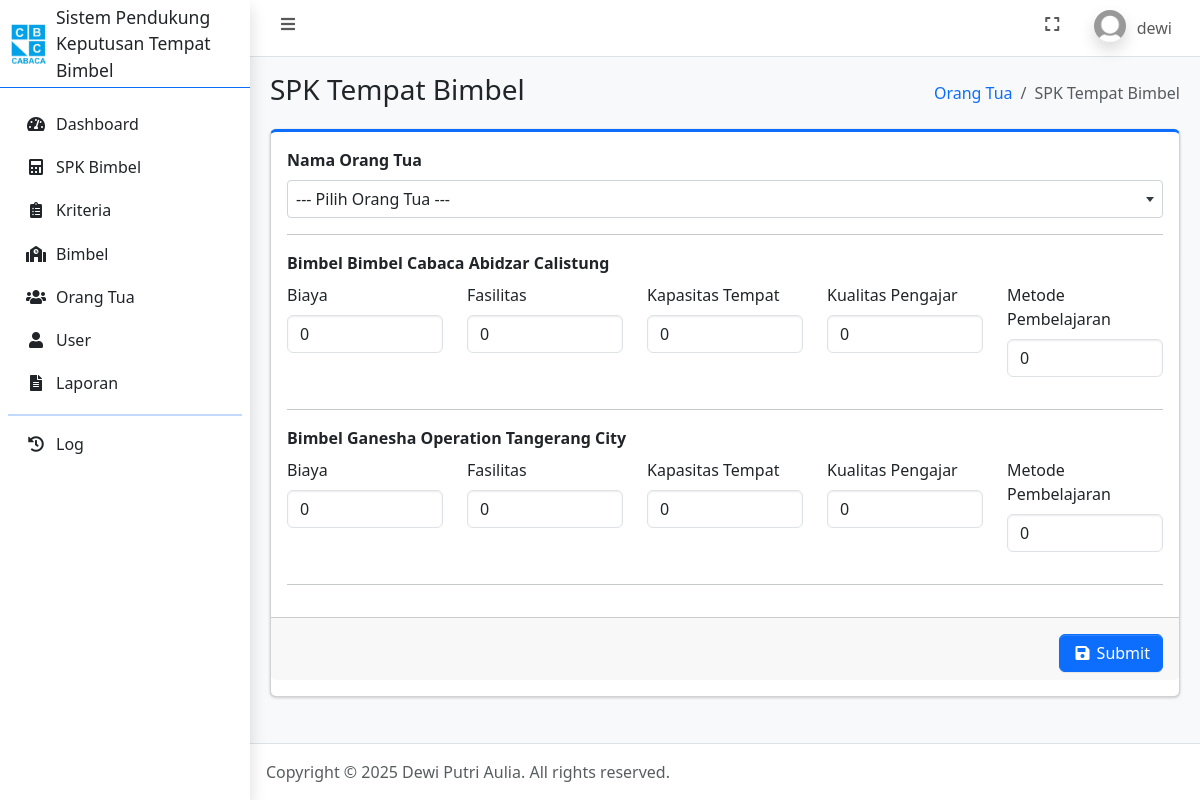
Screenshot of /tambah_spk.php (signed in) with the database file from the repository.
### tables this page shows
CREATE TABLE `user` (
  `id_user` int(11) NOT NULL,
  `username` varchar(100) NOT NULL,
  `password` varchar(255) NOT NULL,
  `jabatan` enum('admin','orangtua') NOT NULL,
  `nama` varchar(100) NOT NULL,
  `foto` text NOT NULL,
  `dibuat_pada` timestamp NOT NULL DEFAULT current_timestamp()
);

CREATE TABLE `bimbel` (
  `id_bimbel` int(11) NOT NULL,
  `nama_bimbel` varchar(100) NOT NULL,
  `alamat_bimbel` text NOT NULL,
  `dibuat_pada` timestamp NOT NULL DEFAULT current_timestamp()
);

CREATE TABLE `kriteria` (
  `id_kriteria` int(11) NOT NULL,
  `nama_kriteria` varchar(100) NOT NULL,
  `bobot` float NOT NULL,
  `atribut` enum('Benefit','Cost') NOT NULL,
  `dibuat_pada` datetime NOT NULL DEFAULT current_timestamp()
);

### connection.php (called while the page is built, shortened)
<?php
	$host = 'localhost';
	$user = 'root';
	$pass = '';
	$database = 'spk_bimbel_topsis';
	$conn = mysqli_connect($host, $user, $pass, $database);
    if (isset($_SESSION['id_user'])) {
    	$id_user = $_SESSION['id_user'];
		$dataUser = mysqli_fetch_assoc(mysqli_query($conn, "SELECT * FROM user WHERE id_user = $id_user"));
	}
?>

### tambah_spk.php (the view, shortened to what this page needs)
<?php
    require_once 'connection.php';
    $bimbel = mysqli_query($conn, "SELECT * FROM bimbel ORDER BY nama_bimbel ASC");
    $kriteria = mysqli_query($conn, "SELECT * FROM kriteria ORDER BY nama_kriteria ASC");
?>
<!DOCTYPE html>
<html lang="en">
<head>
    <?php include_once 'include/head.php'; ?>
</head>
<body class="layout-fixed sidebar-expand-lg bg-body-tertiary">
    <div class="app-wrapper">
        <?php include_once 'include/navbar.php'; ?>
        <?php include_once 'include/sidebar.php'; ?>
        <main class="app-main">
            <div class="app-content-header">
                <div class="container-fluid">
                    <div class="row">
                        <div class="col-sm-6">
                            <h3 class="mb-0">SPK Tempat Bimbel</h3>
                        </div>
                        <div class="col-sm-6">
                            <ol class="breadcrumb float-sm-end">
                                <li class="breadcrumb-item"><a href="orangtua.php">Orang Tua</a></li>
                                <li class="breadcrumb-item active" aria-current="page">
                                    SPK Tempat Bimbel
                                </li>
                            </ol>
                        </div>
                    </div>
                </div>
            </div>
            <div class="app-content">
                <div class="container-fluid">
                    <div class="row">
                        <div class="col-12">
                            <div class="card card-primary card-outline mb-4">
                                <form method="post">
                                    <div class="card-body">
                                        <div class="mb-3">
                                            <label for="id_orangtua" class="form-label fw-bold">Nama Orang Tua</label>
                                        </div>
                                        <hr>
                                        <?php foreach ($bimbel as $de): ?>
                                            <div class="row">
                                                <label class="form-label fw-bold">Bimbel <?= htmlspecialchars($de['nama_bimbel']); ?></label>
                                                <?php foreach ($kriteria as $dk): ?>
                                                    <div class="mb-3 col">
                                                        <label for="nilai_<?= $de['id_bimbel']; ?>_<?= $dk['id_kriteria']; ?>" class="form-label">
                                                            <?= htmlspecialchars($dk['nama_kriteria']); ?>
                                                        </label>
                                                        <input type="number" step="0.01" id="nilai_<?= $de['id_bimbel']; ?>_<?= $dk['id_kriteria']; ?>" class="form-control" name="penilaian[<?= $de['id_bimbel']; ?>][<?= $dk['id_kriteria']; ?>][nilai]" min="0" value="0" required>
                                                    </div>
                                                <?php endforeach; ?>
                                            </div>
                                            <hr>
                                        <?php endforeach; ?>
                                    </div>
                                    <div class="card-footer pt-3 text-end">
                                        <button type="submit" name="btnSpkBimbel" class="btn btn-primary">
                                            <i class="fas fa-fw fa-save"></i> Submit
                                        </button>
                                    </div>
                                </form>
                            </div>
                        </div>
                    </div>
                </div>
            </div>
        </main>
        <?php include_once 'include/footer.php'; ?>
    </div>
</body>
</html>

### include/navbar.php (shortened to what this page needs)
<nav class="app-header navbar navbar-expand bg-body">
    <div class="container-fluid">
        <ul class="navbar-nav">
            <li class="nav-item"> <a class="nav-link" data-lte-toggle="sidebar" href="#" role="button"> <i class="fas fa-fw fa-bars"></i> </a> </li>
        </ul>
        <ul class="navbar-nav ms-auto">
            <li class="nav-item"> <a class="nav-link" href="#" data-lte-toggle="fullscreen"> <i data-lte-icon="maximize" class="fas fa-fw fa-expand"></i> </a> </li>
            <li class="nav-item dropdown user-menu">
                <a href="#" class="nav-link dropdown-toggle" data-bs-toggle="dropdown" aria-expanded="false">
                    <img src="assets/img/profiles/<?= $dataUser['foto']; ?>" class="user-image rounded-circle shadow" alt="User Image">
                    <span class="d-none d-md-inline"><?= $dataUser['username']; ?></span>
                </a>
            </li>
        </ul>
    </div>
</nav>

### rows the page displays
user: foto (placeholder picture), username "dewi"
bimbel: nama_bimbel "Bimbel Cabaca Abidzar Calistung"
kriteria: nama_kriteria "Biaya"
kriteria: nama_kriteria "Fasilitas"
kriteria: nama_kriteria "Kapasitas Tempat"
kriteria: nama_kriteria "Kualitas Pengajar"
kriteria: nama_kriteria "Metode Pembelajaran"
bimbel: nama_bimbel "Ganesha Operation Tangerang City"
